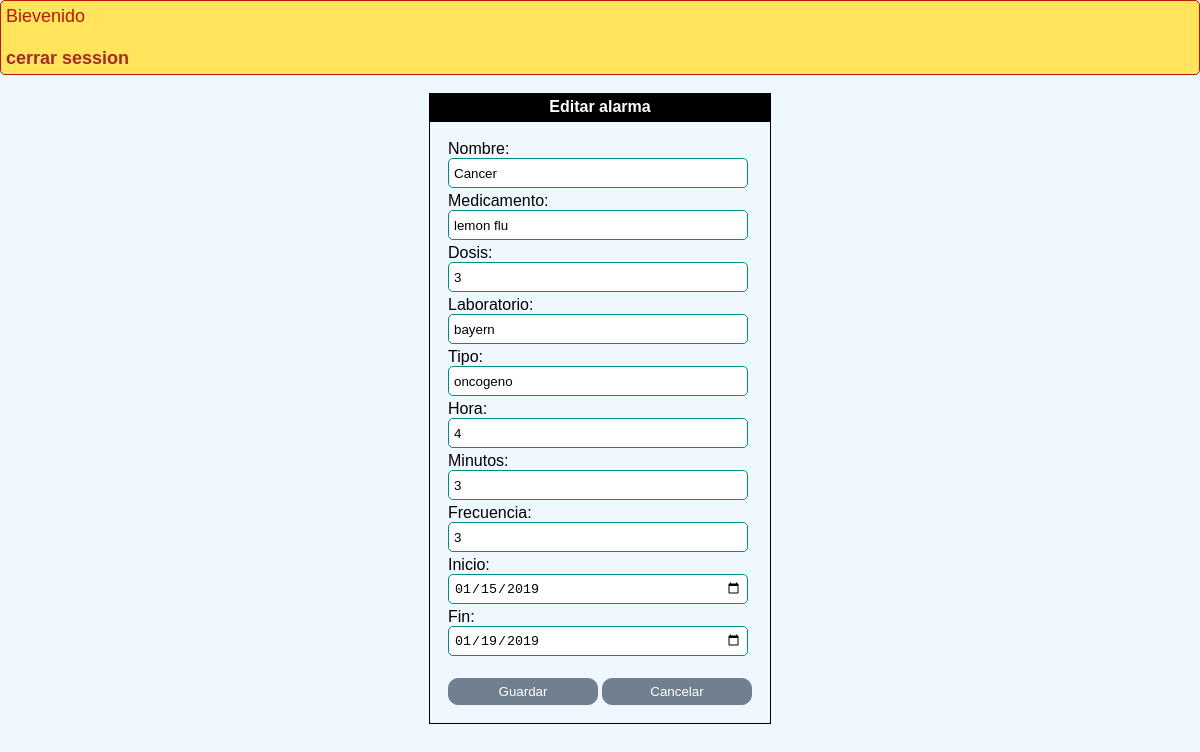
The page /AplicacionWebPHP/accion.php?accion=editar&id=3 on the database its author committed.
### tables this page shows
CREATE TABLE `alarma` (
  `id_alarma` int(11) NOT NULL,
  `nombre` varchar(30) NOT NULL,
  `nombre_med` varchar(30) NOT NULL
);

CREATE TABLE `medicamento` (
  `nombre_med` varchar(30) NOT NULL,
  `dosis` int(1) NOT NULL,
  `laboratorio` varchar(30) NOT NULL,
  `tipo` varchar(20) NOT NULL
);

CREATE TABLE `horario` (
  `id_horario` int(11) NOT NULL,
  `hora` int(2) NOT NULL,
  `minuto` int(2) NOT NULL,
  `periodicidad` int(2) NOT NULL,
  `id_alarma` int(11) NOT NULL
);

CREATE TABLE `dia` (
  `id_dia` int(11) NOT NULL,
  `fecha_inicio` date NOT NULL,
  `fecha_final` date NOT NULL,
  `id_alarma` int(11) NOT NULL
);

### AplicacionWebPHP/accion.php (the view, shortened to what this page needs)
<?php
include_once "conexion.php";
if($_GET["accion"]=='borrar'){
	mysqli_query($con,"delete from horario where id_alarma=".$_GET["id"].";");
	mysqli_query($con,"delete from dia where id_alarma=".$_GET["id"].";");
	mysqli_query($con,"delete from medicamento where nombre_med=(select nombre_med from alarma where id_alarma=".$_GET["id"].");");
	mysqli_query($con,"delete from alarma where id_alarma=".$_GET["id"].";");
	mysqli_close($con);
	echo "<script>alert('Alerta eliminada')</script>";
	echo "<script>location.href='alarmas.php';</script>";
}else{
$res=mysqli_fetch_array(mysqli_query($con,"select al.nombre as nombre,al.nombre_med as medicina,med.dosis as dosis,med.laboratorio as laboratorio,med.tipo as tipo,horario.minuto as minutos, horario.hora as hora, dia.fecha_inicio as inicio, dia.fecha_final as fin, horario.periodicidad as frecuencia  from alarma as al inner join medicamento as med on med.nombre_med=al.nombre_med inner join dia on dia.id_alarma=al.id_alarma inner join horario on horario.id_alarma=al.id_alarma where al.id_alarma=".$_GET["id"].";"));
?>
<html>
<head>
<link rel="stylesheet" href="estilo.css" media="all">
<div class="mensaje">Bievenido<h3><?php echo $_SESSION["usuario"] ?></h3><a href="cerrar.php">cerrar session</a></div>
</head>
<body>
<br>
<form action="editar.php" method="post">
<table align="center" style="border:1px solid black; padding: 15px;">
<caption>Editar alarma</caption>
<tr>
<td colspan=2>
<span>Nombre:</span><br/>
<?php echo '<input class= "cajas" type="text" name="nombre" value="'.$res["nombre"].'" required>';?>
</td>
</tr>
<tr>
<td colspan=2>
<span>Medicamento:</span><br/>
<?php echo '<input class= "cajas" type="text" name="medicamento" value="'.$res["medicina"].'"required>';?>
</td>
</tr>
<tr>
<td colspan=2>
<span>Dosis:</span><br/>
<?php echo '<input class="cajas" type="number" name="dosis" value="'.$res["dosis"].'" required>';?>
</td>
</tr>
<tr>
<td colspan=2>
<span>Laboratorio:</span><br/>
<?php echo '<input class="cajas" type="text" value="'.$res["laboratorio"].'" name="laboratorio">';?>
</td>
</tr>
<tr>
<td colspan=2>
<span>Tipo:</span><br/>
<?php echo '<input class="cajas" type="text" value="'.$res["tipo"].'" name="tipo">';?>
</td>
</tr>
<tr>
<td colspan=2>
<span>Hora:</span><br/>
<?php echo '<input class="cajas" type="number" value="'.$res["hora"].'" name="hora">';?>
</td>
</tr>
<tr>
<td colspan=2>
<span>Minutos:</span><br/>
<?php echo '<input class="cajas" type="number" value="'.$res["minutos"].'" name="minuto">';?>
</td>
</tr>
<tr>
<td colspan=2>
<span>Frecuencia:</span><br/>
<?php echo '<input class="cajas" type="number" name="periodicidad" value="'.$res["frecuencia"].'" required>';?>
</td>
</tr>
<tr>
<td colspan=2>
<span>Inicio:</span><br/>
<?php echo '<input class="cajas" type="date" name="inicio" value="'.$res["inicio"].'" required>';?>
</td>
</tr>
<tr>
<td colspan=2>
<span>Fin:</span><br/>
<?php echo '<input class="cajas" type="date" name="fin" value="'.$res["fin"].'" required>';?>
</td>
</tr>
<tr>
<td>
<br/>
<input type="submit" class="boton" value="Guardar">
</td>
<td>
<br/>
<input type="button" class="boton" onclick="location.href='alarmas.php'" value="Cancelar">
</td>
</tr>
</table>
</form>
</body>
</html>
<?php
}
?>

### AplicacionWebPHP/estilo.css (style rules this page uses)
body { background:aliceblue; margin:0; padding:0; font-family:sans-serif; }
a { color:brown; font-weight: bold; text-decoration: none; }
.cajas { width:300px; border: 1px solid darkcyan; height:30px; border-radius:5px; padding: 5px; }
table caption { background: #000; color:#fff; font-weight: bold; padding:5px; }
.boton { background-color:slategrey; color:#fff; padding:5px; width:150px; cursor:pointer; border-radius:10px; border:1px solid slategrey; }
.mensaje { background-color:#ffe45c; padding:5px; color:#b81900; font-size: 18px; border: 1px solid #b81900; border-radius:5px; }

### rows shown on the page
alarma: nombre "Cancer", medicamento "lemon flu", dosis "3", laboratorio "bayern", tipo "oncogeno", hora "4", minuto "3", periodicidad "3", inicio "01/15/2019", fin "01/19/2019"
